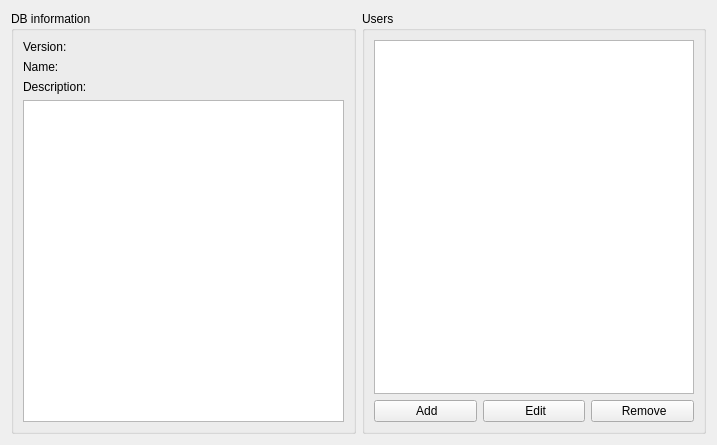
<?xml version="1.0" encoding="UTF-8"?>
<ui version="4.0">
 <class>PicsouDBViewer</class>
 <widget class="QWidget" name="PicsouDBViewer">
  <property name="geometry">
   <rect>
    <x>0</x>
    <y>0</y>
    <width>717</width>
    <height>445</height>
   </rect>
  </property>
  <property name="windowTitle">
   <string>Form</string>
  </property>
  <layout class="QHBoxLayout" name="horizontalLayout">
   <item>
    <widget class="QGroupBox" name="db_info_group">
     <property name="title">
      <string>DB information</string>
     </property>
     <layout class="QVBoxLayout" name="verticalLayout_3">
      <item>
       <layout class="QHBoxLayout" name="horizontalLayout_2">
        <item>
         <layout class="QVBoxLayout" name="verticalLayout">
          <item>
           <widget class="QLabel" name="version_label">
            <property name="text">
             <string>Version:</string>
            </property>
           </widget>
          </item>
          <item>
           <widget class="QLabel" name="name_label">
            <property name="text">
             <string>Name:</string>
            </property>
           </widget>
          </item>
         </layout>
        </item>
        <item>
         <layout class="QVBoxLayout" name="verticalLayout_2">
          <item>
           <widget class="QLabel" name="version">
            <property name="text">
             <string>&lt;version&gt;</string>
            </property>
           </widget>
          </item>
          <item>
           <widget class="QLabel" name="name">
            <property name="text">
             <string>&lt;name&gt;</string>
            </property>
           </widget>
          </item>
         </layout>
        </item>
       </layout>
      </item>
      <item>
       <widget class="QLabel" name="description_label">
        <property name="text">
         <string>Description:</string>
        </property>
       </widget>
      </item>
      <item>
       <widget class="QPlainTextEdit" name="description">
        <property name="readOnly">
         <bool>true</bool>
        </property>
        <property name="textInteractionFlags">
         <set>Qt::LinksAccessibleByKeyboard|Qt::LinksAccessibleByMouse|Qt::TextBrowserInteraction|Qt::TextSelectableByKeyboard|Qt::TextSelectableByMouse</set>
        </property>
       </widget>
      </item>
     </layout>
    </widget>
   </item>
   <item>
    <widget class="QGroupBox" name="users_group">
     <property name="title">
      <string>Users</string>
     </property>
     <layout class="QVBoxLayout" name="verticalLayout_4">
      <item>
       <widget class="QListWidget" name="users_list">
        <property name="editTriggers">
         <set>QAbstractItemView::NoEditTriggers</set>
        </property>
        <property name="showDropIndicator" stdset="0">
         <bool>false</bool>
        </property>
        <property name="alternatingRowColors">
         <bool>true</bool>
        </property>
        <property name="textElideMode">
         <enum>Qt::ElideNone</enum>
        </property>
        <property name="sortingEnabled">
         <bool>false</bool>
        </property>
       </widget>
      </item>
      <item>
       <layout class="QHBoxLayout" name="users_buttons">
        <item>
         <widget class="QPushButton" name="add_user">
          <property name="text">
           <string> Add</string>
          </property>
          <property name="icon">
           <iconset resource="../../picsou.qrc">
            <normaloff>:/resources/MaterialDesign-SVG/svg/account-plus.svg</normaloff>:/resources/MaterialDesign-SVG/svg/account-plus.svg</iconset>
          </property>
         </widget>
        </item>
        <item>
         <widget class="QPushButton" name="edit_user">
          <property name="text">
           <string> Edit</string>
          </property>
          <property name="icon">
           <iconset resource="../../picsou.qrc">
            <normaloff>:/resources/MaterialDesign-SVG/svg/account-edit.svg</normaloff>:/resources/MaterialDesign-SVG/svg/account-edit.svg</iconset>
          </property>
         </widget>
        </item>
        <item>
         <widget class="QPushButton" name="remove_user">
          <property name="text">
           <string> Remove</string>
          </property>
          <property name="icon">
           <iconset resource="../../picsou.qrc">
            <normaloff>:/resources/MaterialDesign-SVG/svg/account-remove.svg</normaloff>:/resources/MaterialDesign-SVG/svg/account-remove.svg</iconset>
          </property>
         </widget>
        </item>
       </layout>
      </item>
     </layout>
    </widget>
   </item>
  </layout>
 </widget>
 <resources>
  <include location="../../picsou.qrc"/>
 </resources>
 <connections/>
</ui>
